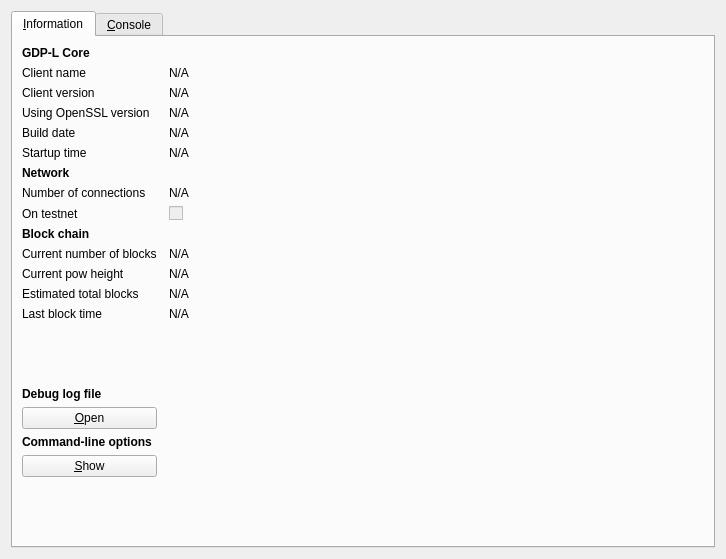
<?xml version="1.0" encoding="UTF-8"?>
<ui version="4.0">
 <class>RPCConsole</class>
 <widget class="QDialog" name="RPCConsole">
  <property name="geometry">
   <rect>
    <x>0</x>
    <y>0</y>
    <width>726</width>
    <height>559</height>
   </rect>
  </property>
  <property name="windowTitle">
   <string>GDP-L - Debug window</string>
  </property>
  <layout class="QHBoxLayout" name="horizontalLayout_2">
   <item>
    <widget class="QTabWidget" name="tabWidget">
     <property name="currentIndex">
      <number>0</number>
     </property>
     <widget class="QWidget" name="tab_info">
      <attribute name="title">
       <string>&amp;Information</string>
      </attribute>
      <layout class="QGridLayout" name="gridLayout" columnstretch="0,1">
       <property name="horizontalSpacing">
        <number>12</number>
       </property>
       <item row="8" column="0">
        <widget class="QLabel" name="label_8">
         <property name="text">
          <string>On testnet</string>
         </property>
        </widget>
       </item>
       <item row="12" column="0">
        <widget class="QLabel" name="label_4">
         <property name="text">
          <string>Estimated total blocks</string>
         </property>
        </widget>
       </item>
       <item row="10" column="0">
        <widget class="QLabel" name="label_3">
         <property name="text">
          <string>Current number of blocks</string>
         </property>
        </widget>
       </item>
       <item row="10" column="1">
        <widget class="QLabel" name="numberOfBlocks">
         <property name="cursor">
          <cursorShape>IBeamCursor</cursorShape>
         </property>
         <property name="text">
          <string>N/A</string>
         </property>
         <property name="textFormat">
          <enum>Qt::PlainText</enum>
         </property>
         <property name="textInteractionFlags">
          <set>Qt::LinksAccessibleByMouse|Qt::TextSelectableByKeyboard|Qt::TextSelectableByMouse</set>
         </property>
        </widget>
       </item>
       <item row="14" column="0">
        <spacer name="verticalSpacer_2">
         <property name="orientation">
          <enum>Qt::Vertical</enum>
         </property>
         <property name="sizeHint" stdset="0">
          <size>
           <width>20</width>
           <height>20</height>
          </size>
         </property>
        </spacer>
       </item>
       <item row="15" column="0">
        <widget class="QLabel" name="labelDebugLogfile">
         <property name="font">
          <font>
           <weight>75</weight>
           <bold>true</bold>
          </font>
         </property>
         <property name="text">
          <string>Debug log file</string>
         </property>
        </widget>
       </item>
       <item row="12" column="1">
        <widget class="QLabel" name="totalBlocks">
         <property name="cursor">
          <cursorShape>IBeamCursor</cursorShape>
         </property>
         <property name="text">
          <string>N/A</string>
         </property>
         <property name="textFormat">
          <enum>Qt::PlainText</enum>
         </property>
         <property name="textInteractionFlags">
          <set>Qt::LinksAccessibleByMouse|Qt::TextSelectableByKeyboard|Qt::TextSelectableByMouse</set>
         </property>
        </widget>
       </item>
       <item row="13" column="1">
        <widget class="QLabel" name="lastBlockTime">
         <property name="cursor">
          <cursorShape>IBeamCursor</cursorShape>
         </property>
         <property name="text">
          <string>N/A</string>
         </property>
         <property name="textFormat">
          <enum>Qt::PlainText</enum>
         </property>
         <property name="textInteractionFlags">
          <set>Qt::LinksAccessibleByMouse|Qt::TextSelectableByKeyboard|Qt::TextSelectableByMouse</set>
         </property>
        </widget>
       </item>
       <item row="13" column="0">
        <widget class="QLabel" name="label_2">
         <property name="text">
          <string>Last block time</string>
         </property>
        </widget>
       </item>
       <item row="17" column="0">
        <widget class="QLabel" name="labelCLOptions">
         <property name="font">
          <font>
           <weight>75</weight>
           <bold>true</bold>
          </font>
         </property>
         <property name="text">
          <string>Command-line options</string>
         </property>
        </widget>
       </item>
       <item row="16" column="0">
        <widget class="QPushButton" name="openDebugLogfileButton">
         <property name="toolTip">
          <string>Open the GDP-L debug log file from the current data directory. This can take a few seconds for large log files.</string>
         </property>
         <property name="text">
          <string>&amp;Open</string>
         </property>
         <property name="autoDefault">
          <bool>false</bool>
         </property>
        </widget>
       </item>
       <item row="18" column="0">
        <widget class="QPushButton" name="showCLOptionsButton">
         <property name="toolTip">
          <string>Show the GDP-L-Qt help message to get a list with possible GDP-L command-line options.</string>
         </property>
         <property name="text">
          <string>&amp;Show</string>
         </property>
         <property name="autoDefault">
          <bool>false</bool>
         </property>
        </widget>
       </item>
       <item row="19" column="0">
        <spacer name="verticalSpacer">
         <property name="orientation">
          <enum>Qt::Vertical</enum>
         </property>
         <property name="sizeHint" stdset="0">
          <size>
           <width>20</width>
           <height>40</height>
          </size>
         </property>
        </spacer>
       </item>
       <item row="0" column="0">
        <widget class="QLabel" name="label_9">
         <property name="font">
          <font>
           <weight>75</weight>
           <bold>true</bold>
          </font>
         </property>
         <property name="text">
          <string>GDP-L Core</string>
         </property>
        </widget>
       </item>
       <item row="1" column="0">
        <widget class="QLabel" name="label_5">
         <property name="text">
          <string>Client name</string>
         </property>
        </widget>
       </item>
       <item row="2" column="1">
        <widget class="QLabel" name="clientVersion">
         <property name="cursor">
          <cursorShape>IBeamCursor</cursorShape>
         </property>
         <property name="text">
          <string>N/A</string>
         </property>
         <property name="textFormat">
          <enum>Qt::PlainText</enum>
         </property>
         <property name="textInteractionFlags">
          <set>Qt::LinksAccessibleByMouse|Qt::TextSelectableByKeyboard|Qt::TextSelectableByMouse</set>
         </property>
        </widget>
       </item>
       <item row="3" column="0">
        <widget class="QLabel" name="label_14">
         <property name="text">
          <string>Using OpenSSL version</string>
         </property>
         <property name="indent">
          <number>-1</number>
         </property>
        </widget>
       </item>
       <item row="1" column="1">
        <widget class="QLabel" name="clientName">
         <property name="cursor">
          <cursorShape>IBeamCursor</cursorShape>
         </property>
         <property name="text">
          <string>N/A</string>
         </property>
         <property name="textFormat">
          <enum>Qt::PlainText</enum>
         </property>
         <property name="textInteractionFlags">
          <set>Qt::LinksAccessibleByMouse|Qt::TextSelectableByKeyboard|Qt::TextSelectableByMouse</set>
         </property>
        </widget>
       </item>
       <item row="2" column="0">
        <widget class="QLabel" name="label_6">
         <property name="text">
          <string>Client version</string>
         </property>
        </widget>
       </item>
       <item row="4" column="1">
        <widget class="QLabel" name="buildDate">
         <property name="cursor">
          <cursorShape>IBeamCursor</cursorShape>
         </property>
         <property name="text">
          <string>N/A</string>
         </property>
         <property name="textFormat">
          <enum>Qt::PlainText</enum>
         </property>
         <property name="textInteractionFlags">
          <set>Qt::LinksAccessibleByMouse|Qt::TextSelectableByKeyboard|Qt::TextSelectableByMouse</set>
         </property>
        </widget>
       </item>
       <item row="5" column="0">
        <widget class="QLabel" name="label_13">
         <property name="text">
          <string>Startup time</string>
         </property>
        </widget>
       </item>
       <item row="3" column="1">
        <widget class="QLabel" name="openSSLVersion">
         <property name="cursor">
          <cursorShape>IBeamCursor</cursorShape>
         </property>
         <property name="text">
          <string>N/A</string>
         </property>
         <property name="textFormat">
          <enum>Qt::PlainText</enum>
         </property>
         <property name="textInteractionFlags">
          <set>Qt::LinksAccessibleByMouse|Qt::TextSelectableByKeyboard|Qt::TextSelectableByMouse</set>
         </property>
        </widget>
       </item>
       <item row="4" column="0">
        <widget class="QLabel" name="label_12">
         <property name="text">
          <string>Build date</string>
         </property>
        </widget>
       </item>
       <item row="8" column="1">
        <widget class="QCheckBox" name="isTestNet">
         <property name="enabled">
          <bool>false</bool>
         </property>
         <property name="text">
          <string/>
         </property>
        </widget>
       </item>
       <item row="5" column="1">
        <widget class="QLabel" name="startupTime">
         <property name="cursor">
          <cursorShape>IBeamCursor</cursorShape>
         </property>
         <property name="text">
          <string>N/A</string>
         </property>
         <property name="textFormat">
          <enum>Qt::PlainText</enum>
         </property>
         <property name="textInteractionFlags">
          <set>Qt::LinksAccessibleByMouse|Qt::TextSelectableByKeyboard|Qt::TextSelectableByMouse</set>
         </property>
        </widget>
       </item>
       <item row="7" column="0">
        <widget class="QLabel" name="label_7">
         <property name="text">
          <string>Number of connections</string>
         </property>
        </widget>
       </item>
       <item row="9" column="0">
        <widget class="QLabel" name="label_10">
         <property name="font">
          <font>
           <weight>75</weight>
           <bold>true</bold>
          </font>
         </property>
         <property name="text">
          <string>Block chain</string>
         </property>
        </widget>
       </item>
       <item row="7" column="1">
        <widget class="QLabel" name="numberOfConnections">
         <property name="cursor">
          <cursorShape>IBeamCursor</cursorShape>
         </property>
         <property name="text">
          <string>N/A</string>
         </property>
         <property name="textFormat">
          <enum>Qt::PlainText</enum>
         </property>
         <property name="textInteractionFlags">
          <set>Qt::LinksAccessibleByMouse|Qt::TextSelectableByKeyboard|Qt::TextSelectableByMouse</set>
         </property>
        </widget>
       </item>
       <item row="6" column="0">
        <widget class="QLabel" name="label_11">
         <property name="font">
          <font>
           <weight>75</weight>
           <bold>true</bold>
          </font>
         </property>
         <property name="text">
          <string>Network</string>
         </property>
        </widget>
       </item>
       <item row="11" column="0">
        <widget class="QLabel" name="label_15">
         <property name="text">
          <string>Current pow height</string>
         </property>
        </widget>
       </item>
       <item row="11" column="1">
        <widget class="QLabel" name="numberOfPow">
         <property name="cursor">
          <cursorShape>IBeamCursor</cursorShape>
         </property>
         <property name="text">
          <string>N/A</string>
         </property>
         <property name="textFormat">
          <enum>Qt::PlainText</enum>
         </property>
         <property name="textInteractionFlags">
          <set>Qt::LinksAccessibleByMouse|Qt::TextSelectableByKeyboard|Qt::TextSelectableByMouse</set>
         </property>
        </widget>
       </item>
      </layout>
     </widget>
     <widget class="QWidget" name="tab_console">
      <attribute name="title">
       <string>&amp;Console</string>
      </attribute>
      <layout class="QVBoxLayout" name="verticalLayout_3">
       <property name="spacing">
        <number>3</number>
       </property>
       <item>
        <widget class="QTextEdit" name="messagesWidget">
         <property name="minimumSize">
          <size>
           <width>0</width>
           <height>100</height>
          </size>
         </property>
         <property name="readOnly">
          <bool>true</bool>
         </property>
         <property name="tabKeyNavigation" stdset="0">
          <bool>false</bool>
         </property>
         <property name="columnCount" stdset="0">
          <number>2</number>
         </property>
        </widget>
       </item>
       <item>
        <layout class="QHBoxLayout" name="horizontalLayout">
         <property name="spacing">
          <number>3</number>
         </property>
         <item>
          <widget class="QLabel" name="label">
           <property name="text">
            <string notr="true">&gt;</string>
           </property>
          </widget>
         </item>
         <item>
          <widget class="QLineEdit" name="lineEdit"/>
         </item>
         <item>
          <widget class="QPushButton" name="clearButton">
           <property name="maximumSize">
            <size>
             <width>24</width>
             <height>24</height>
            </size>
           </property>
           <property name="toolTip">
            <string>Clear console</string>
           </property>
           <property name="text">
            <string/>
           </property>
           <property name="icon">
            <iconset resource="../bitcoin.qrc">
             <normaloff>:/icons/remove</normaloff>:/icons/remove</iconset>
           </property>
           <property name="shortcut">
            <string notr="true">Ctrl+L</string>
           </property>
           <property name="autoDefault">
            <bool>false</bool>
           </property>
          </widget>
         </item>
        </layout>
       </item>
      </layout>
     </widget>
    </widget>
   </item>
  </layout>
 </widget>
 <resources>
  <include location="../bitcoin.qrc"/>
 </resources>
 <connections/>
</ui>
